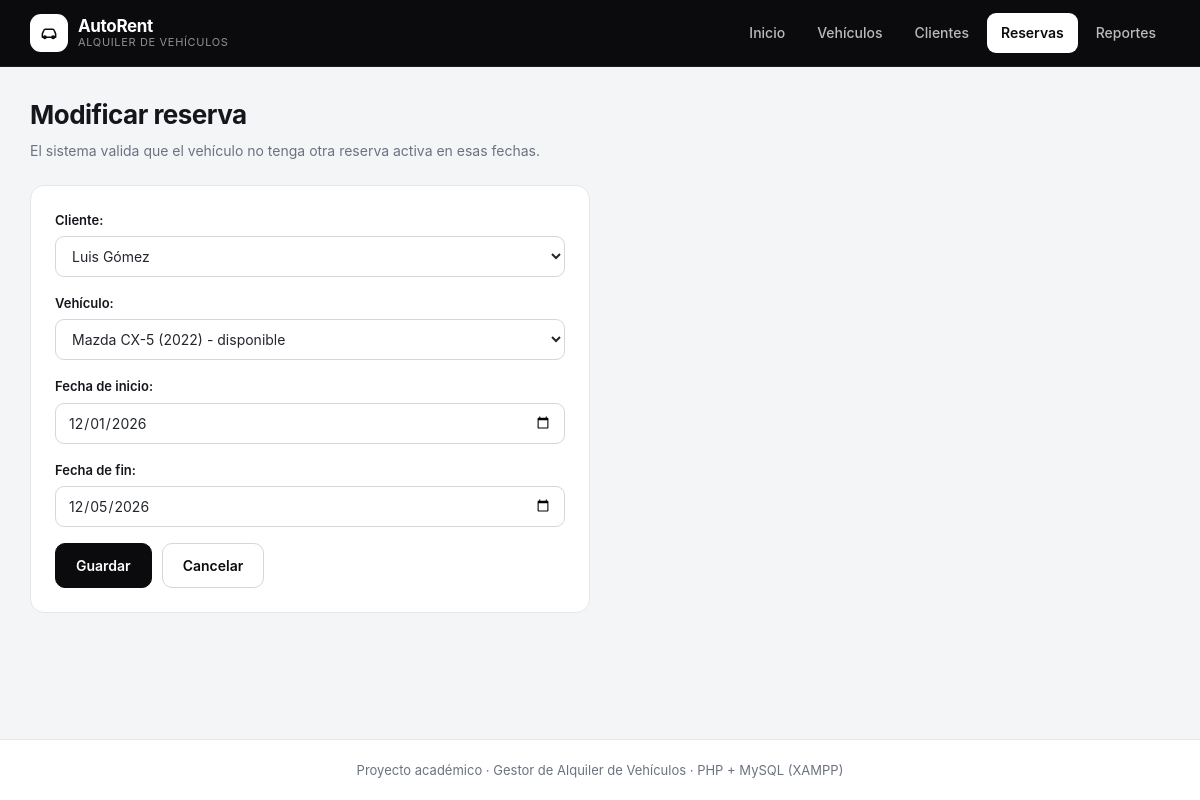
The page /views/reservas/form.php?id=8 on the database its author committed.
### tables this page shows
CREATE TABLE reservas (
    id INT AUTO_INCREMENT PRIMARY KEY,
    cliente_id INT NOT NULL,
    vehiculo_id INT NOT NULL,
    fecha_inicio DATE NOT NULL,
    fecha_fin DATE NOT NULL,
    estado ENUM('activa', 'completada', 'cancelada') DEFAULT 'activa',
    created_at TIMESTAMP DEFAULT CURRENT_TIMESTAMP,
    updated_at TIMESTAMP DEFAULT CURRENT_TIMESTAMP ON UPDATE CURRENT_TIMESTAMP,
    FOREIGN KEY (cliente_id) REFERENCES clientes(id) ON DELETE CASCADE,
    FOREIGN KEY (vehiculo_id) REFERENCES vehiculos(id) ON DELETE CASCADE
);

CREATE TABLE clientes (
    id INT AUTO_INCREMENT PRIMARY KEY,
    nombre VARCHAR(150) NOT NULL,
    telefono VARCHAR(50),
    correo VARCHAR(100),
    numero_licencia VARCHAR(50),
    created_at TIMESTAMP DEFAULT CURRENT_TIMESTAMP,
    updated_at TIMESTAMP DEFAULT CURRENT_TIMESTAMP ON UPDATE CURRENT_TIMESTAMP
);

CREATE TABLE vehiculos (
    id INT AUTO_INCREMENT PRIMARY KEY,
    marca VARCHAR(100) NOT NULL,
    modelo VARCHAR(100) NOT NULL,
    anio YEAR NOT NULL,
    categoria VARCHAR(50),
    estado ENUM('disponible', 'alquilado', 'mantenimiento') DEFAULT 'disponible',
    created_at TIMESTAMP DEFAULT CURRENT_TIMESTAMP,
    updated_at TIMESTAMP DEFAULT CURRENT_TIMESTAMP ON UPDATE CURRENT_TIMESTAMP
);

### models/database/database.php (called while the page is built, shortened)
<?php
class Database implements DatabaseInterface
{
    private string $host_db = "localhost";
    private string $user_db = "root";
    private string $pwd_db = "";
    private string $name_db = "alquiler_vehiculos_db";
    private int $port_db = 3306;
    private $conex = null;
    public function __construct()
    {
        $this->conex = new mysqli(
            $this->host_db,
            $this->user_db,
            $this->pwd_db,
            $this->name_db,
            $this->port_db
        );
        $this->conex->set_charset("utf8mb4");
    }
    public function query_select(string $sql): array
    {
        $result = $this->conex->query($sql);
        $rows = [];
        while ($row = $result->fetch_assoc()) {
            array_push($rows, $row);
        }
        return $rows;
    }
}

### models/config/models_config.php (called while the page is built, shortened)
<?php
class ModelsConfig
{
    public static function get_db(): DatabaseInterface
    {
        return new Database();
    }
    public static function get_vehiculos_repository(): VehiculosRepositoryInterface
    {
        return new VehiculosRepository(ModelsConfig::get_db());
    }
    public static function get_clientes_repository(): ClientesRepositoryInterface
    {
        return new ClientesRepository(ModelsConfig::get_db());
    }
    public static function get_reservas_repository(): ReservasRepositoryInterface
    {
        return new ReservasRepository(ModelsConfig::get_db());
    }
}

### controllers/config/controllers_config.php (called while the page is built, shortened)
<?php
class ControllersConfig
{
    public static function get_vehiculos_controller(): VehiculosControllerInterface
    {
        return new VehiculosController(ModelsConfig::get_vehiculos_repository());
    }
    public static function get_clientes_controller(): ClientesControllerInterface
    {
        return new ClientesController(ModelsConfig::get_clientes_repository());
    }
    public static function get_reservas_controller(): ReservasControllerInterface
    {
        return new ReservasController(
            ModelsConfig::get_reservas_repository(),
            ModelsConfig::get_vehiculos_repository()
        );
    }
}

### controllers/clientes/clientes_controller.php (called while the page is built, shortened)
<?php
class ClientesController implements ClientesControllerInterface
{
    private ClientesRepositoryInterface $clientes_model;
    public function __construct(ClientesRepositoryInterface $clientes_model)
    {
        $this->clientes_model = $clientes_model;
    }
    public function get_clientes(): array
    {
        return $this->clientes_model->get_clientes();
    }
}

### models/repositories/clientes_repository/clientes_repository.php (called while the page is built, shortened)
<?php
class ClientesRepository implements ClientesRepositoryInterface
{
    private DatabaseInterface $db;
    public function __construct(DatabaseInterface $db)
    {
        $this->db = $db;
    }
    public function get_clientes(): array
    {
        $sql = "select * from clientes order by nombre";
        $rows = $this->db->query_select($sql);
        return array_map(
            fn(array $row): Cliente => ClienteMappers::to_entity($row),
            $rows
        );
    }
}

### models/mappers/cliente_mappers.php (called while the page is built, shortened)
<?php
class ClienteMappers
{
    public static function to_entity(array $row_db): Cliente
    {
        return new Cliente(
            (int) $row_db["id"],
            $row_db["nombre"],
            $row_db["telefono"] ?? "",
            $row_db["correo"] ?? "",
            $row_db["numero_licencia"] ?? ""
        );
    }
}

### models/entities/cliente.php (called while the page is built, shortened)
<?php
class Cliente
{
    private int $id;
    private string $nombre;
    public function __construct(
        int $id,
        string $nombre,
        string $telefono = "",
        string $correo = "",
        string $numero_licencia = ""
    ) {
        $this->id = $id;
        $this->nombre = $nombre;
    }
    public function get_id(): int
    {
        return $this->id;
    }
    public function get_nombre(): string
    {
        return $this->nombre;
    }
}

### controllers/reservas/reservas_controller.php (called while the page is built, shortened)
<?php
class ReservasController implements ReservasControllerInterface
{
    private ReservasRepositoryInterface $reservas_model;
    public function __construct(
        ReservasRepositoryInterface $reservas_model,
        VehiculosRepositoryInterface $vehiculos_model
    ) {
        $this->reservas_model = $reservas_model;
    }
    public function get_reserva(int $id): Reserva
    {
        return $this->reservas_model->find_by_id($id);
    }
}

### models/repositories/reservas_repository/reservas_repository.php (called while the page is built, shortened)
<?php
class ReservasRepository implements ReservasRepositoryInterface
{
    private DatabaseInterface $db;
    public function __construct(DatabaseInterface $db)
    {
        $this->db = $db;
    }
    public function find_by_id(int $id): Reserva
    {
        $sql = self::SELECT_BASE . " where r.id=$id";
        $rows = $this->db->query_select($sql);
        return ReservaMappers::to_entity($rows[0]);
    }
}

### models/mappers/reserva_mappers.php (called while the page is built, shortened)
<?php
class ReservaMappers
{
    public static function to_entity(array $row_db): Reserva
    {
        return new Reserva(
            (int) $row_db["id"],
            (int) $row_db["cliente_id"],
            (int) $row_db["vehiculo_id"],
            $row_db["fecha_inicio"],
            $row_db["fecha_fin"],
            $row_db["estado"] ?? "activa",
            $row_db["cliente_nombre"] ?? null,
            $row_db["vehiculo_descripcion"] ?? null
        );
    }
}

### models/entities/reserva.php (called while the page is built, shortened)
<?php
class Reserva
{
    private int $cliente_id;
    private int $vehiculo_id;
    private string $fecha_inicio;
    private string $fecha_fin;
    public function __construct(
        int $id,
        int $cliente_id,
        int $vehiculo_id,
        string $fecha_inicio,
        string $fecha_fin,
        string $estado = "activa",
        ?string $cliente_nombre = null,
        ?string $vehiculo_descripcion = null
    ) {
        $this->cliente_id = $cliente_id;
        $this->vehiculo_id = $vehiculo_id;
        $this->fecha_inicio = $fecha_inicio;
        $this->fecha_fin = $fecha_fin;
    }
    public function get_cliente_id(): int
    {
        return $this->cliente_id;
    }
    public function get_vehiculo_id(): int
    {
        return $this->vehiculo_id;
    }
    public function get_fecha_inicio(): string
    {
        return $this->fecha_inicio;
    }
    public function get_fecha_fin(): string
    {
        return $this->fecha_fin;
    }
}

### controllers/vehiculos/vehiculos_controller.php (called while the page is built, shortened)
<?php
class VehiculosController implements VehiculosControllerInterface
{
    private VehiculosRepositoryInterface $vehiculos_model;
    public function __construct(VehiculosRepositoryInterface $vehiculos_model)
    {
        $this->vehiculos_model = $vehiculos_model;
    }
    public function get_vehiculos(): array
    {
        return $this->vehiculos_model->get_vehiculos();
    }
}

### models/repositories/vehiculos_repository/vehiculos_repository.php (called while the page is built, shortened)
<?php
class VehiculosRepository implements VehiculosRepositoryInterface
{
    private DatabaseInterface $db;
    public function __construct(DatabaseInterface $db)
    {
        $this->db = $db;
    }
    public function get_vehiculos(): array
    {
        $sql = "select * from vehiculos order by marca, modelo";
        $rows = $this->db->query_select($sql);
        return array_map(
            fn(array $row): Vehiculo => VehiculoMappers::to_entity($row),
            $rows
        );
    }
}

### models/mappers/vehiculo_mappers.php (called while the page is built, shortened)
<?php
class VehiculoMappers
{
    public static function to_entity(array $row_db): Vehiculo
    {
        return new Vehiculo(
            (int) $row_db["id"],
            $row_db["marca"],
            $row_db["modelo"],
            (int) $row_db["anio"],
            $row_db["categoria"] ?? "",
            $row_db["estado"] ?? "disponible"
        );
    }
}

### models/entities/vehiculo.php (called while the page is built, shortened)
<?php
class Vehiculo
{
    private int $id;
    private string $marca;
    private string $modelo;
    private int $anio;
    private string $estado;
    public function __construct(
        int $id,
        string $marca,
        string $modelo,
        int $anio,
        string $categoria = "",
        string $estado = "disponible"
    ) {
        $this->id = $id;
        $this->marca = $marca;
        $this->modelo = $modelo;
        $this->anio = $anio;
        $this->estado = $estado;
    }
    public function get_id(): int
    {
        return $this->id;
    }
    public function get_estado(): string
    {
        return $this->estado;
    }
    public function get_descripcion(): string
    {
        return $this->marca . " " . $this->modelo . " (" . $this->anio . ")";
    }
}

### views/reservas/form.php (the view, shortened to what this page needs)
<?php
require __DIR__ . "/../../models/database/database.php";
require __DIR__ . "/../../models/entities/vehiculo.php";
require __DIR__ . "/../../models/entities/cliente.php";
require __DIR__ . "/../../models/entities/reserva.php";
require __DIR__ . "/../../models/mappers/vehiculo_mappers.php";
require __DIR__ . "/../../models/mappers/cliente_mappers.php";
require __DIR__ . "/../../models/mappers/reserva_mappers.php";
require __DIR__ . "/../../models/repositories/vehiculos_repository/vehiculos_repository.php";
require __DIR__ . "/../../models/repositories/clientes_repository/clientes_repository.php";
require __DIR__ . "/../../models/repositories/reservas_repository/reservas_repository.php";
require __DIR__ . "/../../models/config/models_config.php";
require __DIR__ . "/../../controllers/vehiculos/vehiculos_controller.php";
require __DIR__ . "/../../controllers/clientes/clientes_controller.php";
require __DIR__ . "/../../controllers/reservas/reservas_controller.php";
require __DIR__ . "/../../controllers/config/controllers_config.php";
$clientes = ControllersConfig::get_clientes_controller()->get_clientes();
$vehiculos = ControllersConfig::get_vehiculos_controller()->get_vehiculos();
$titulo = "Crear reserva";
$action = "operaciones/registrar.php";
$cliente_id = 0;
$vehiculo_id = 0;
$fecha_inicio = date("Y-m-d");
$fecha_fin = date("Y-m-d", strtotime("+1 day"));
if (!empty($_GET["id"])) {
    $titulo = "Modificar reserva";
    $action = "operaciones/modificar.php";
    $id = (int) $_GET["id"];
    $reserva = ControllersConfig::get_reservas_controller()->get_reserva($id);
    $cliente_id = $reserva->get_cliente_id();
    $vehiculo_id = $reserva->get_vehiculo_id();
    $fecha_inicio = $reserva->get_fecha_inicio();
    $fecha_fin = $reserva->get_fecha_fin();
}
?>
<!DOCTYPE html>
<html lang="es">
<head>
    <link rel="stylesheet" href="../../public/css/style.css?v=3">
</head>
<body>
    <header class="topbar">
        <div class="topbar-inner">
            <a class="marca" href="../inicio.php">
                <span class="marca-icono">
                    <svg viewBox="0 0 24 24" fill="none" stroke="currentColor" stroke-width="1.8"
                        stroke-linecap="round" stroke-linejoin="round" aria-hidden="true">
                        <path d="M5 17h14" />
                        <path d="M4 17v-4l1.8-4.2A2 2 0 0 1 7.6 7.5h8.8a2 2 0 0 1 1.8 1.3L20 13v4" />
                        <circle cx="7" cy="17" r="1.5" />
                        <circle cx="17" cy="17" r="1.5" />
                    </svg>
                </span>
                <span class="marca-texto">
                    <strong>AutoRent</strong>
                    <small>Alquiler de vehículos</small>
                </span>
            </a>
            <nav class="menu">
                <a href="../inicio.php">Inicio</a>
                <a href="../vehiculos/inicio.php">Vehículos</a>
                <a href="../clientes/inicio.php">Clientes</a>
                <a href="../reservas/inicio.php" class="activo">Reservas</a>
                <a href="../reportes/inicio.php">Reportes</a>
            </nav>
        </div>
    </header>
    <main class="contenido">
<div class="cabecera-pagina">
    <div>
        <h2><?php echo htmlspecialchars($titulo); ?></h2>
        <p>El sistema valida que el vehículo no tenga otra reserva activa en esas fechas.</p>
    </div>
</div>
<form class="tarjeta" action="<?php echo $action; ?>" method="post">
    <div class="campo">
        <label for="cliente_id">Cliente:</label>
        <select id="cliente_id" name="cliente_id" required>
            <?php foreach ($clientes as $cliente) : ?>
                <option value="<?php echo $cliente->get_id(); ?>"
                    <?php echo $cliente_id === $cliente->get_id() ? "selected" : ""; ?>>
                    <?php echo htmlspecialchars($cliente->get_nombre()); ?>
                </option>
            <?php endforeach; ?>
        </select>
    </div>
    <div class="campo">
        <label for="vehiculo_id">Vehículo:</label>
        <select id="vehiculo_id" name="vehiculo_id" required>
            <?php foreach ($vehiculos as $vehiculo) : ?>
                <option value="<?php echo $vehiculo->get_id(); ?>"
                    <?php echo $vehiculo_id === $vehiculo->get_id() ? "selected" : ""; ?>>
                    <?php echo htmlspecialchars($vehiculo->get_descripcion() . " - " . $vehiculo->get_estado()); ?>
                </option>
            <?php endforeach; ?>
        </select>
    </div>
    <div class="campo">
        <label for="fecha_inicio">Fecha de inicio:</label>
        <input type="date" id="fecha_inicio" name="fecha_inicio"
            value="<?php echo htmlspecialchars($fecha_inicio); ?>" required>
    </div>
    <div class="campo">
        <label for="fecha_fin">Fecha de fin:</label>
        <input type="date" id="fecha_fin" name="fecha_fin"
            value="<?php echo htmlspecialchars($fecha_fin); ?>" required>
    </div>
    <div class="acciones">
        <button type="submit">Guardar</button>
        <a class="boton boton-secundario" href="inicio.php">Cancelar</a>
    </div>
</form>
    </main>
    <footer class="pie">
        <p>Proyecto académico &middot; Gestor de Alquiler de Vehículos &middot; PHP + MySQL (XAMPP)</p>
    </footer>
</body>
</html>

### rows shown on the page
reservas: cliente_id "Luis Gómez", vehiculo_id "Mazda CX-5 (2022) - disponible", fecha_inicio "12/01/2026", fecha_fin "12/05/2026"

### other values the page prints
$titulo "Modificar reserva"
